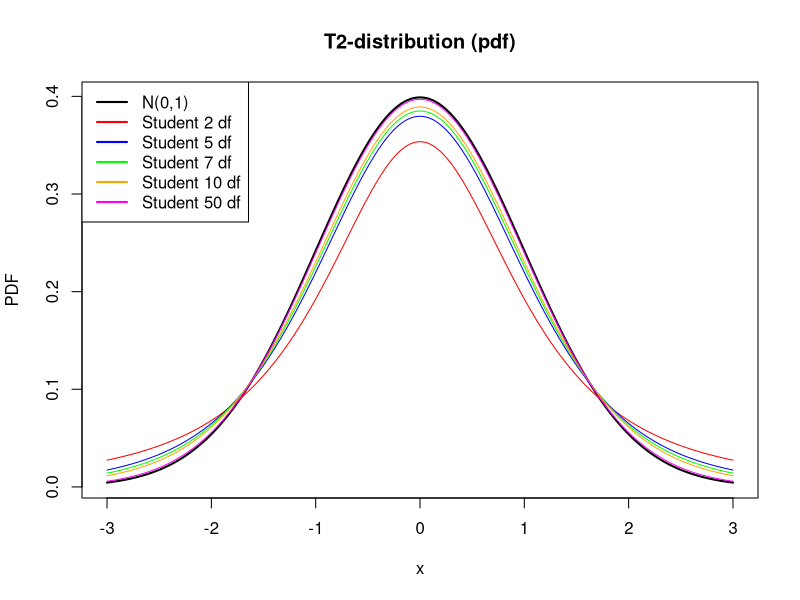
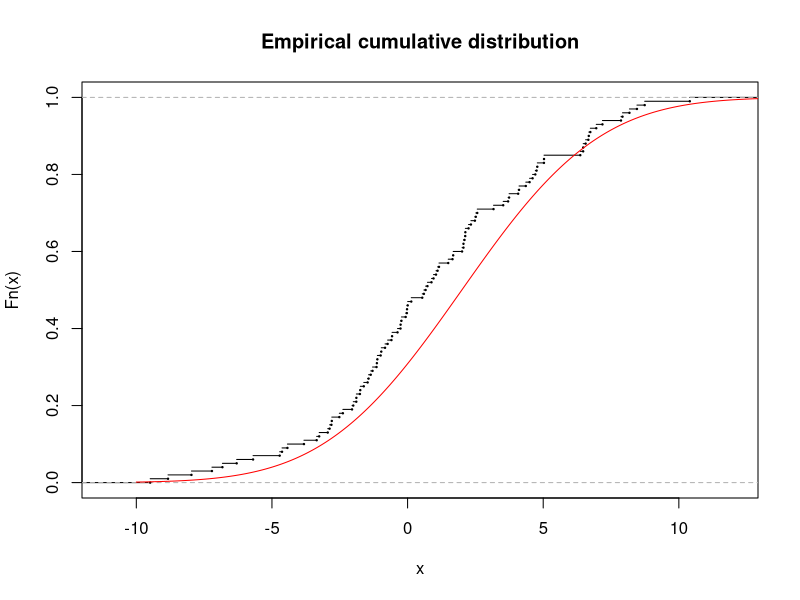
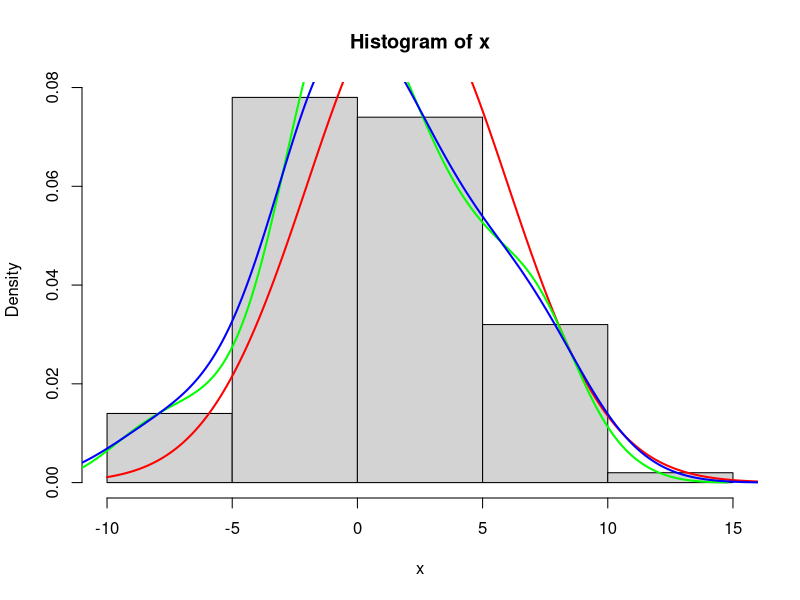

Recreate these plots in R, in order.
#d - density
#p - func
#q - quantile
#r - sample

# Grid (step 1/1000) -> 6000 steps -> (-3,3) 
# c() - array
# indexing from 1 
x <- -3 + c(0:1000) / 1000 * 6
# vectorzed calculation
y <- dnorm(x)

plot(x=x, y=y, type="l", main="T2-distribution (pdf)", ylab="PDF", lwd=2)

df <- c(2, 5, 7, 10, 50)
ldf <- length(df)
clr = c("red", "blue", "green", "orange", "magenta")

for (i in 1:ldf) {
    y <- dt(x, df[i])
    points(x, y, type="l", col=clr[i])
}

legend("topleft", legend=c("N(0,1)", paste0("Student ", df, " df")), col=c("black", clr), cex=1, lwd=2)

###
n <- 100
a <- 2
sig <- 4

x <- rnorm(n, a, sig)

# EDF
n <- length(x)

ef <- ecdf(x)
ef(1.35)

plot.ecdf(x, cex=.2, pch=NA, main="Empirical cumulative distribution")

xs <- sort(x)
ys <- c(0:(n - 1))/n

points(xs, ys, cex=.2, pch=19)
# Not in practice
x1 <- -10 + c(0:1000) / 1000 * 30
y <- pnorm(x1, a, sig)
points(x1, y, "l", col="red")

# HIST
hist(x, breaks=7, probability=TRUE)

# Groups 
# brk <- min(x) + c(0:7) / 7 * (max(x) - min(x))
# hist(x, breaks=brk, probability=TRUE)
y <- dnorm(x1, a, sig)
points(x1, y, type="l", col="red", lwd=2)

dn <- density(x)
points(dn, col="green", type="l", lwd=2)

dn1 <- density(x, bw=2)
points(dn1, col="blue", type="l", lwd=2)

### Характеристики
# Asy = E(X-EX)^3 / (DX)^3/2
# Exc = (E(X-EX)^4 / (DX)^2) - 3
# Нужна выборочная дисперсия (не Var, так как это исправленная Ч.Х.)

m <- mean(x)
# m <- sum(x)/length(x)
s2 <- mean(x^2) - m^2

# Можно так:
# s2_ <- (n - 1) * var(x) / n

asy <- mean((x-m)^3) / s2^(3/2)
exc <- (mean((x-m)^4) / s2^2) - 3

# Промежуток (выборочная оценка вероятности)
pr <- sum((x >= 0 & x <= 4))/n
